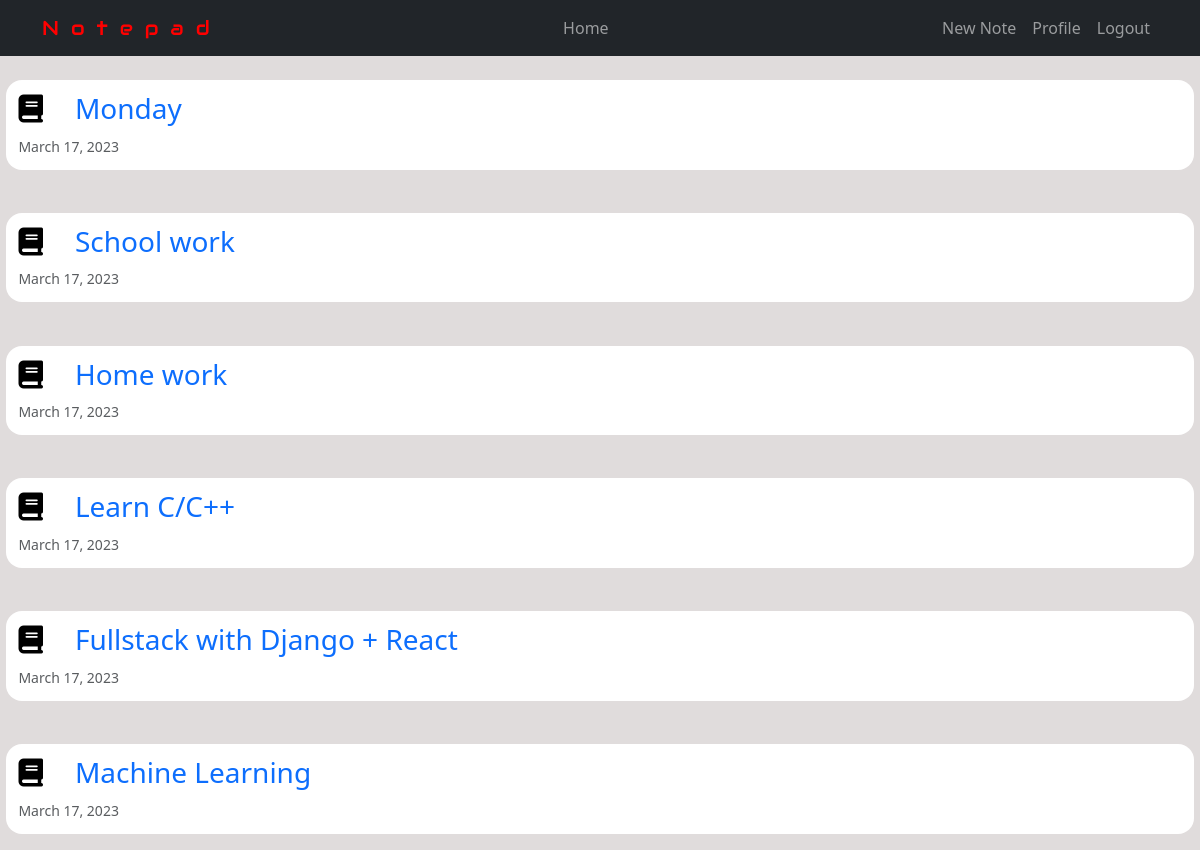
The app's page / (signed in) with its own data.
### notes/models.py (models this page shows, shortened)
class Note(models.Model):
    author = models.ForeignKey(User, on_delete=models.CASCADE)
    title = models.CharField(max_length=100)
    memory = models.TextField()
    date_posted = models.DateTimeField(default=timezone.now)

### notes/views.py (the view)
# urls.py: path('', NotesHomePage.as_view(), name='home'),
class NotesHomePage(LoginRequiredMixin, ListView):
    model = Note
    template_name = 'notes/home.html'
    context_object_name = 'notes'
    ordering = ['-date_posted']
    paginate_by = 10
    def get_queryset(self):
        return Note.objects.filter(author=self.request.user)

### notes/templates/notes/home.html (shortened to what this page needs)
{% extends 'notes/base.html' %}
{% block webpage_content %}
    {% for note in notes %}
    <article class="note-article">
        <div class="note-metadata">
            <h3><i class='fas fa-book' style='color:black;margin-right: 2rem'></i><a href="{% url 'note-detail' note.pk %}">{{note.title}}</a></h3>
        </div>
        <small class="text-muted">{{ note.date_posted | date:"F d, Y"}}</small>
    </article>
    {% endfor %}
{% endblock webpage_content %}

### notes/templates/notes/base.html (shortened to what this page needs)
{% load static %}
<!DOCTYPE html>
<html lang="en">
    <head>
        <link href="https://cdn.jsdelivr.net/npm/bootstrap@5.3.0-alpha1/dist/css/bootstrap.min.css" rel="stylesheet">
        <link rel="stylesheet" href="{% static 'notes/notes.css'  %}">
    </head>
    <body>
    <nav class="navbar navbar-expand-md navbar-dark bg-dark fixed-top">
        <div class="container">
            <a class="navbar-brand text-decor" href="{% url 'home' %}">Notepad</a>
            <div class="collapse navbar-collapse" id="navbarID">
                <div class="navbar-nav mx-auto">
                    <a class="nav-item nav-link" href="{% url 'home' %}">Home</a>
                </div>
                <div class="navbar-nav">
                    {% if user.is_authenticated %}
                        <a class="nav-item nav-link" href="{% url 'note-create' %}">New Note</a>
                        <a class="nav-item nav-link" href="{% url 'profile' %}">Profile</a>
                        <a class="nav-item nav-link" href="{% url 'logout' %}">Logout</a>
                    {% else %}
                        <a class="nav-item nav-link" href="{% url 'login' %}">Login</a>
                        <a class="nav-item nav-link" href="{% url 'register' %}">Register</a>
                    {% endif %}
                </div>
            </div>
        </div>
    </nav>
    {% block webpage_content %}
    {% endblock webpage_content %}
</body>
</html>

### notes/static/notes/notes.css (style rules this page uses)
* { box-sizing: border-box; margin: 0; padding: 0; }
body { background-color: rgb(224, 220, 220); margin-top: 5rem; font-family: system-ui, -apple-system, BlinkMacSystemFont, 'Segoe UI', Roboto, Oxygen, Ubuntu, Cantarell, 'Open Sans', 'Helvetica Neue', sans-serif; }
a.text-decor { color: red; font-weight: 300px; letter-spacing: 0.75rem; font-family: "Audiowide", sans-serif; }
.nav-link { transition: 1s; }
.note-article { background-color: #fff; margin-top: 2.7em; margin-bottom: 1rem; border-radius: 1rem; margin-left: 0.40rem; margin-right: 0.40rem; padding: 0.75rem; font-size: 1rem; }
.note-metadata a { text-decoration: none; }

### records on screen
Note: title "Monday", date_posted "March 17, 2023"
Note: title "School work", date_posted "March 17, 2023"
Note: title "Home work", date_posted "March 17, 2023"
Note: title "Learn C/C++", date_posted "March 17, 2023"
Note: title "Fullstack with Django + React", date_posted "March 17, 2023"
Note: title "Machine Learning", date_posted "March 17, 2023"
